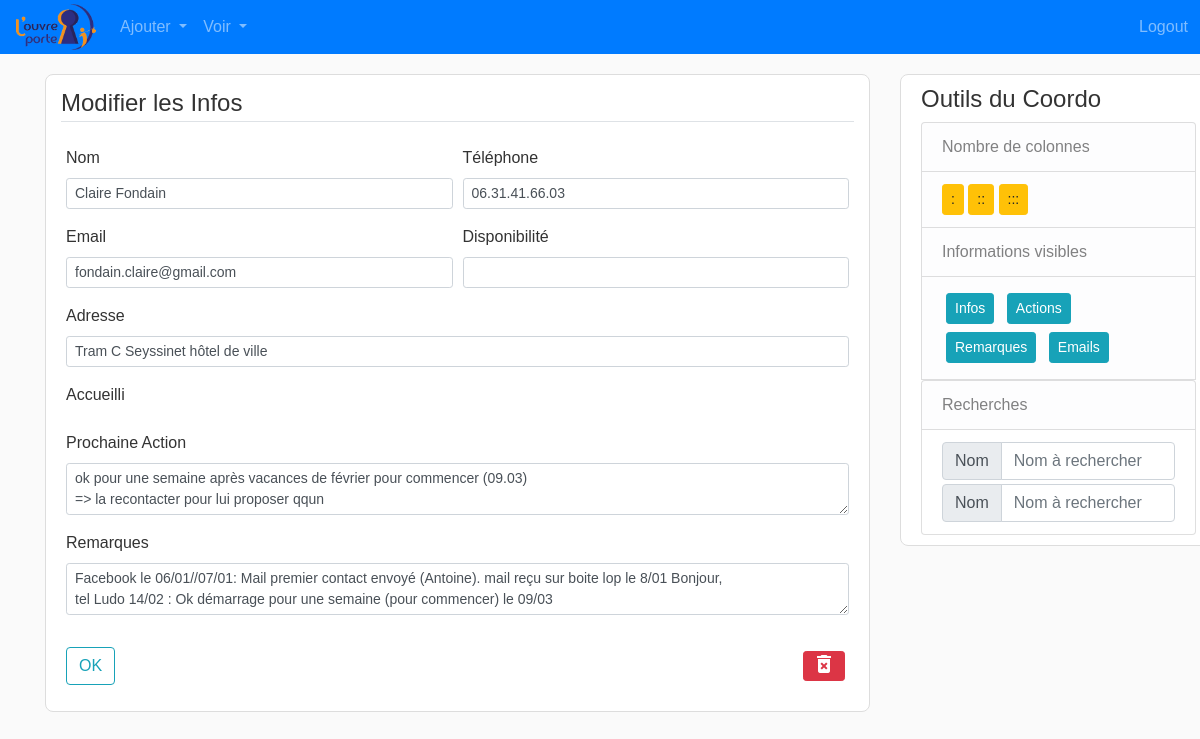
/accueillant/1 (signed in), run on an earlier commit of the app's database.
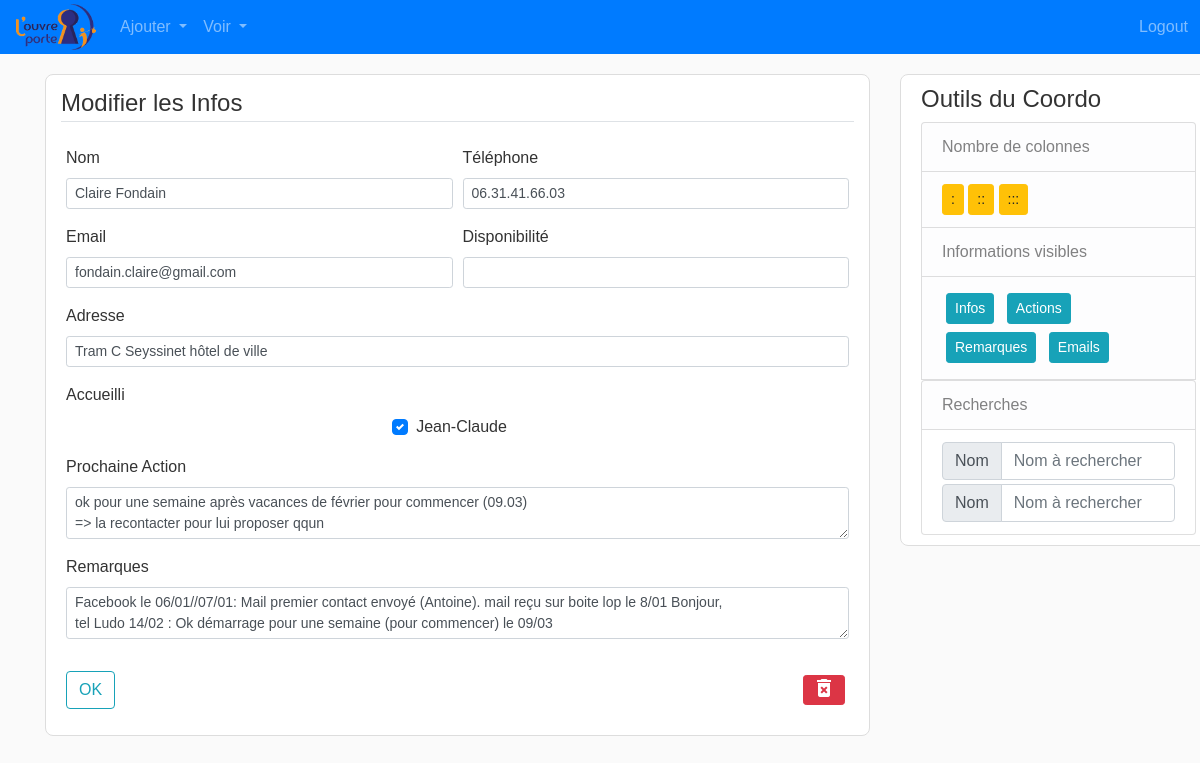
And on a later commit of the database.
### flask_app/models.py (models this page shows, shortened)
class Accueilli(db.Model):
    __tablename__ = 'accueillis'
    id = db.Column(db.Integer, primary_key=True)
    nom = db.Column(db.String(120), unique=True, nullable=False)
    email = db.Column(db.String(120), unique=False, nullable=True)
    tel = db.Column(db.String(120), unique=False, nullable=True)
    remarques = db.Column(db.Text, unique=False, nullable=True)

### flask_app/accueillants/routes.py (the view)
@accueillants.route('/accueillant/<int:acc_id>', methods=['GET', 'POST'])
@login_required
def update_accueillant(acc_id):
    acc = Accueillant.query.get_or_404(acc_id)
    form = AccueillantInfoForm()
    accueillis = Accueilli.query.all()
    if form.validate_on_submit():
        acc.nom = form.nom.data
        acc.tel = form.tel.data
        acc.adresse = form.adresse.data
        acc.email = form.email.data
        acc.next_action = form.next_action.data
        acc.remarques = form.remarques.data
        values = request.form.getlist('check')
        list_acc = [Accueilli.query.get(v) for v in values]
        acc.accueillis = list_acc
        db.session.commit()
        return redirect(url_for('accueillants.liste_accueillants')+f"#{acc.id}")
    elif request.method == 'GET':
        form.nom.data = acc.nom
        form.tel.data = acc.tel
        form.adresse.data = acc.adresse
        form.email.data = acc.email
        form.next_action.data = acc.next_action
        form.remarques.data = acc.remarques
        list_to_check = [a.id for a in acc.accueillis]
    return render_template('accueillant_infos.html',
                           title='create_modif_accueillant',
                           legend='Modifier les Infos',
                           form=form,
                           accueillant=acc,
                           accueillis=accueillis,
                           list_to_check=list_to_check)

### flask_app/accueillants/forms.py
class AccueillantInfoForm(FlaskForm):
    disponibilite = StringField('Disponibilité')
    nom = StringField('Nom', validators=[DataRequired()])
    tel = StringField('Téléphone')
    adresse = StringField('Adresse')
    email = StringField('Email')
    accueillis = SelectMultipleField(u'Accueilli', choices=[])
    next_action = TextAreaField('Prochaine Action')
    remarques = TextAreaField('Remarques')
    submit = SubmitField("OK")

### flask_app/models.py (called while the page is built)
@login_manager.user_loader
def load_coordinateur(coordo_id):
    return Coordinateur.query.get(int(coordo_id))

### flask_app/templates/accueillant_infos.html (shortened to what the changed rows need)
{% extends "layout_logged_in.html" %}
{% block content %}
<div class="content-section">
    <form method="POST" action="">
        <fieldset class="form-group">
            <div class="form-group ">
                <div class="mycheckbox">
                    {% for accueilli in accueillis %}
                    {% if accueilli.id in list_to_check %}
                    <div class="custom-control custom-checkbox ">
                        <label class="custom-control-label" for="check-{{accueilli.nom}}"> {{ accueilli.nom }}</label>
                    </div>
                    {% else %}
                    <div class="custom-control custom-checkbox ">
                        <input type="checkbox" name="check" value={{accueilli.id}} class="custom-control-input"
                            id="check-{{accueilli.nom}}">
                        <label class="custom-control-label" for="check-{{accueilli.nom}}"> {{ accueilli.nom }}</label>
                    </div>
                    {% endif%}
                    {% endfor %}
                </div>
            </div>
        </fieldset>
    </form>
</div>
{% endblock content %}

What changed in the data, as far as the page shows it:
added Accueilli: nom "Jean-Claude"
